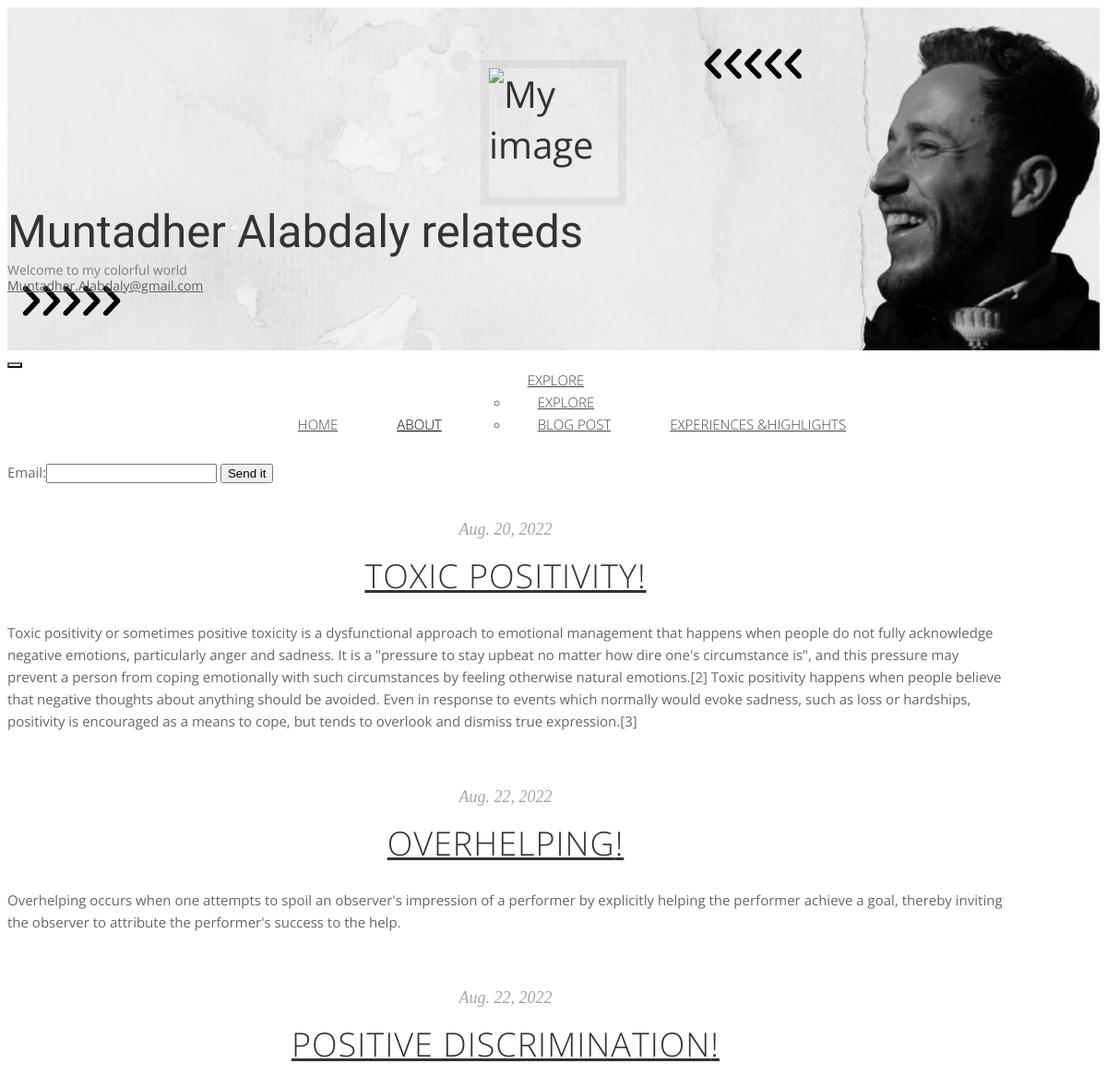
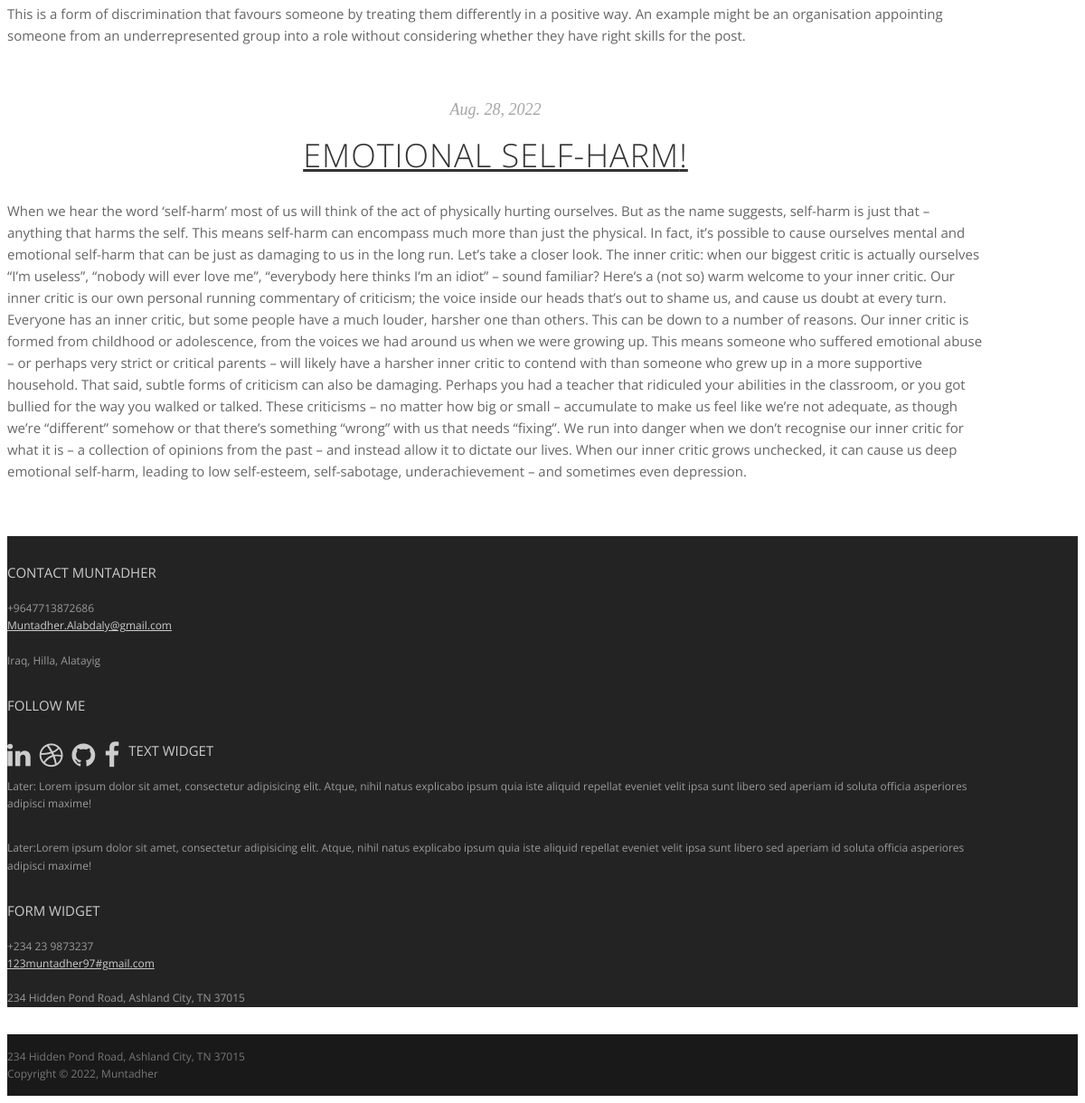
Screenshot of /blog/ with the database file from the repository (2 pictures, top to bottom).
### Mun_app/models.py (models this page shows, shortened)
class Blog(models.Model):
    title =models.CharField(max_length=200, null=True)
    body =models.TextField()
    media =models.ImageField(blank=True, null=True,upload_to ='media')
    dte= models.DateField( auto_now=False, auto_now_add=False)

### Mun_app/views.py (the view, shortened to what this page needs)
def Blogf(request):
    form= SubscribeForm()
    blog_dic = Blog.objects.all()
    return render(request,"blog.html", {"form":form, "blog_dic":blog_dic})

### Mun_app/forms.py
class SubscribeForm(forms.Form):
    email = forms.EmailField()

### Mun_app/templates/blog.html (shortened to what this page needs)
{% extends "base.html" %}
{% block content %}
{% load static   %}
<body>
<main id="main">
	{%if form %}
	<form action="{% url "blog" %}" method="post"  class="">
	{{ form }}
	<input type="submit" value="Send it">
	</form>
	{%endif%}
   {% for item in blog_dic%}
	<div class="container">
		<div class="row topspace">
			<div class="col-sm-8 col-sm-offset-2">
				<article class="post">
					<header class="entry-header">
						<div class="entry-meta">
							<span class="posted-on"><time class="entry-date published" date="2013-09-27">{{item.dte}}</time></span>
						</div>
						<h1 class="entry-title"><a href="{% url 'single' item.id %}" rel="bookmark">{{item.title}}!</a></h1>
					</header>
					<div class="entry-content">
						<p>{{item.body}}</p>
					</div>
				</article>
			</div>
 		{% endfor %}
</main>
</body>
{% endblock content %}

### Mun_app/templates/base.html (shortened to what this page needs)
<!DOCTYPE html>
<html lang="en">
<head>
    {% load static %}
	<link href="http://netdna.bootstrapcdn.com/bootstrap/3.0.0/css/bootstrap.no-icons.min.css" rel="stylesheet">
	<link href="http://netdna.bootstrapcdn.com/font-awesome/4.0.3/css/font-awesome.css" rel="stylesheet">
	<link rel="stylesheet" href="{% static 'css/styles.css' %}">
</head>
<header id="header">
	<div id="head" class="parallax" parallax-speed="1">
		<h1 id="logo" class="text-center">
            <img class="img-circle" src="{% static 'images/guy.jpg' %}" alt="My image">
            <span class="title">Muntadher Alabdaly relateds</span>
			<span class="tagline">Welcome to my colorful world<br>
				<a href="">Muntadher.Alabdaly@gmail.com</a></span>
		</h1>
	</div>
	<nav class="navbar navbar-default">
		<div class="container-fluid">
			<div class="navbar-header">
				<button type="button" class="navbar-toggle" data-toggle="collapse" data-target="#bs-example-navbar-collapse-1"> </button>
			</div>
			<div class="navbar-collapse collapse">
				<ul class="nav navbar-nav">
					<li><a href={% url 'index' %}>Home</a></li>
					<li class="active"><a href={% url 'about' %}>About</a></li>
					<li class="dropdown">
						<a href={% url "explore" %} class="dropdown-toggle" data-toggle="dropdown">Explore <b class="caret"></b></a>
						<ul class="dropdown-menu">
							<li><a href={% url 'explore' %}>explore</a></li>
							<li><a href={% url 'blog' %}>Blog Post</a></li>
						</ul>
					</li>
					<li><a  href={% url 'highlight' %}>Experiences &Highlights</a></li>
				</ul>
			</div>
		</div>
	</nav>
</header>
{% block content %}
{% endblock %}
<footer id="footer">
	<div class="container">
		<div class="row">
			<div class="col-md-3 widget">
				<h3 class="widget-title">Contact Muntadher</h3>
				<div class="widget-body">
					<p>+9647713872686<br>
						<a href="mailto:#">Muntadher.Alabdaly@gmail.com</a><br>
						<br>
						Iraq, Hilla, Alatayig
					</p>
				</div>
			</div>
			<div class="col-md-3 widget">
				<h3 class="widget-title">Follow me</h3>
				<div class="widget-body">
					<p class="follow-me-icons">
						<a href="https://www.linkedin.com/in/muntadher-alabdaly-632753177/"><i class="fa fa-linkedin fa-2"></i></a>
						<a href=""><i class="fa fa-dribbble fa-2"></i></a>
						<a href="https://github.com/CS50-123-321/"><i class="fa fa-github fa-2"></i></a>
						<a href="https://m.facebook.com/muntadher97?refid=52&ref=m_notif&notif_t=comment_mention&__tn__=R"><i class="fa fa-facebook fa-2"></i></a>
					</p>
				</div>
			</div>
			<div class="col-md-3 widget">
				<h3 class="widget-title">Text widget</h3>
				<div class="widget-body">
					<p>Later: Lorem ipsum dolor sit amet, consectetur adipisicing elit. Atque, nihil natus explicabo ipsum quia iste aliquid repellat eveniet velit ipsa sunt libero sed aperiam id soluta officia asperiores adipisci maxime!</p>
					<p>Later:Lorem ipsum dolor sit amet, consectetur adipisicing elit. Atque, nihil natus explicabo ipsum quia iste aliquid repellat eveniet velit ipsa sunt libero sed aperiam id soluta officia asperiores adipisci maxime!</p>
				</div>
			</div>
			<div class="col-md-3 widget">
				<h3 class="widget-title">Form widget</h3>
				<div class="widget-body">
					<p>+234 23 9873237<br>
						<a href="mailto:#">123muntadher97#gmail.com</a><br>
						<br>
						234 Hidden Pond Road, Ashland City, TN 37015
					</p>
				</div>
			</div>
		</div>
	</div>
</footer>
<footer id="underfooter">
	<div class="container">
		<div class="row">
			<div class="col-md-6 widget">
				<div class="widget-body">
					<p>234 Hidden Pond Road, Ashland City, TN 37015 </p>
				</div>
			</div>
			<div class="col-md-6 widget">
				<div class="widget-body">
					<p class="text-right">
						Copyright &copy; 2022, Muntadher<br>
				</div>
			</div>
		</div>
	</div>
</footer>

### Mun_app/static/css/styles.css (style rules this page uses)
html { font-size: 100%; }
body { font-size: 15px; font-size: 0.9375rem; font-family: "Open sans", Helvetica, Arial, sans-serif; color: #666666; padding: 0; }
.topspace { margin-top: 40px; }
.navbar { border-width: 1px 0; -webkit-border-radius: 0; -webkit-background-clip: padding-box; -moz-border-radius: 0; -moz-background-clip: padding; border-radius: 0; background-clip: padding-box; width: 100%; }
.navbar-collapse { -webkit-border-radius: 0; -webkit-background-clip: padding-box; -moz-border-radius: 0; -moz-background-clip: padding; border-radius: 0; background-clip: padding-box; font-family: "Open sans", Helvetica, Arial, sans-serif; font-weight: 300; text-transform: uppercase; }
.navbar-collapse .navbar-nav { float: none; margin: 0 auto; text-align: center; }
.navbar-collapse .navbar-nav > li { float: none; display: inline-block; }
.navbar-collapse .navbar-nav > li > a { padding: 20px 30px; }
.dropdown ul.dropdown-menu { top: 85%; text-align: left; }
.dropdown ul.dropdown-menu > li > a { padding: 5px 30px; }
.navbar-default { background-color: #ffffff; border-color: #cccccc; }
.navbar-default .navbar-nav > li > a { color: #454545; }
.navbar-default .navbar-nav > .active > a, .navbar-default .navbar-nav > .active > a:hover, .navbar-default .navbar-nav > .active > a:focus { color: #000000; background-color: #ffffff; }
.navbar-default .dropdown ul.dropdown-menu > li > a { color: #454545; }
.navbar-default .navbar-toggle { border-color: #666666; }
.navbar-default .navbar-collapse, .navbar-default .navbar-form { border-color: #cccccc; }
p { line-height: 1.6em; margin: 0 0 30px 0; }
ul, ol { line-height: 1.6em; margin: 0 0 30px 0; }
h1, h2, h3, h4, h5, h6, .h1, .h2, .h3, .h4, .h5, .h6 { font-family: "Open sans", Helvetica, Arial, sans-serif; font-weight: 400; color: #333333; }
h1 { font-size: 40px; font-size: 2.5rem; }
h3 { font-size: 30px; font-size: 1.875rem; }
a { color: #bd1550; }
#head { background: #f4f4f4 url(../images/cf.png) top center; background-size: cover; color: #7C7C7C; padding: 30px 0 35px 0; }
#head img.img-circle { display: block; width: 140px; height: 140px; overflow: hidden; border: 9px solid rgba(0, 0, 0, 0.05); margin: 0 auto; }
#head .title { font-family: Alice, Georgia, serif; font-size: 49px; font-size: 3.0625rem; }
#head .tagline { display: block; font-size: 14px; font-size: 0.875rem; line-height: 1.2em; color: #7C7C7C; margin: 5px 0 0; }
#head .tagline a { color: #5E5E5E; }
img { max-width: 100%; max-height: 100%; }
.section-title, .entry-title { display: block; width: 100%; overflow: hidden; margin: 0px 0 25px; text-align: center; font-weight: 300; text-transform: uppercase; font-size: 36px; font-size: 2.25rem; letter-spacing: 1px; }
.section-title a, .entry-title a { color: #333333; }
.entry-header .entry-meta { text-align: center; font-family: Georgia, serif; font-size: 18px; font-size: 1.125rem; font-style: italic; font-weight: normal; color: #a5a5a5; margin: 0 0 15px 0; }
.entry-content { margin: 0 0 60px 0; }
#footer { background: #232323; padding: 30px 0 0 0; font-size: 12px; color: #999; }
#footer a { color: #ccc; }
#footer h3.widget-title { font-size: 15px; font-size: 0.9375rem; text-transform: uppercase; color: #ccc; margin: 0 0 20px; }
#underfooter { background: #191919; padding: 15px 0; color: #777; font-size: 12px; }
#underfooter p { margin: 0; }
.follow-me-icons { font-size: 30px; }
.follow-me-icons i { float: left; margin: 0 10px 0 0; }
@media (min-width: 1200px) { .container { max-width: 1080px; } }

### rows the page displays
Blog: dte "Aug. 20, 2022", title "TOXIC POSITIVITY", body "Toxic positivity or sometimes positive toxicity is a dysfunctional approach to emotional management that happens when people do not fully acknowledge negative emotions, particularly anger and sadness. It is a \"pressure to stay upbeat no matter how dire one's circumstance is\", and this pressure may prevent a person from coping emotionally with such circumstances by feeling otherwise natural emotions.[2] Toxic positivity happens when people believe that negative thoughts about anything should be avoided. Even in response to events which normally would evoke sadness, such as loss or hardships, positivity is encouraged as a means to cope, but tends to overlook and dismiss true expression.[3]"
Blog: dte "Aug. 22, 2022", title "OVERHELPING", body "Overhelping occurs when one attempts to spoil an observer's impression of a performer by explicitly helping the performer achieve a goal, thereby inviting the observer to attribute the performer's success to the help."
Blog: dte "Aug. 22, 2022", title "POSITIVE DISCRIMINATION", body "This is a form of discrimination that favours someone by treating them differently in a positive way. An example might be an organisation appointing someone from an underrepresented group into a role without considering whether they have right skills for the post."
Blog: dte "Aug. 28, 2022", title "EMOTIONAL SELF-HARM", body "When we hear the word ‘self-harm’ most of us will think of the act of physically hurting ourselves. But as the name suggests, self-harm is just that – anything that harms the self. This means self-harm can encompass much more than just the physical. In fact, it’s possible to cause ourselves mental and emotional self-harm that can be just as damaging to us in the long run. Let’s take a closer look. The inner critic: when our biggest critic is actually ourselves “I’m useless”, “nobody will ever love me”, “everybody here thinks I’m an idiot” – sound familiar? Here’s a (not so) warm welcome to your inner critic. Our inner critic is our own personal running commentary of criticism; the voice…"
